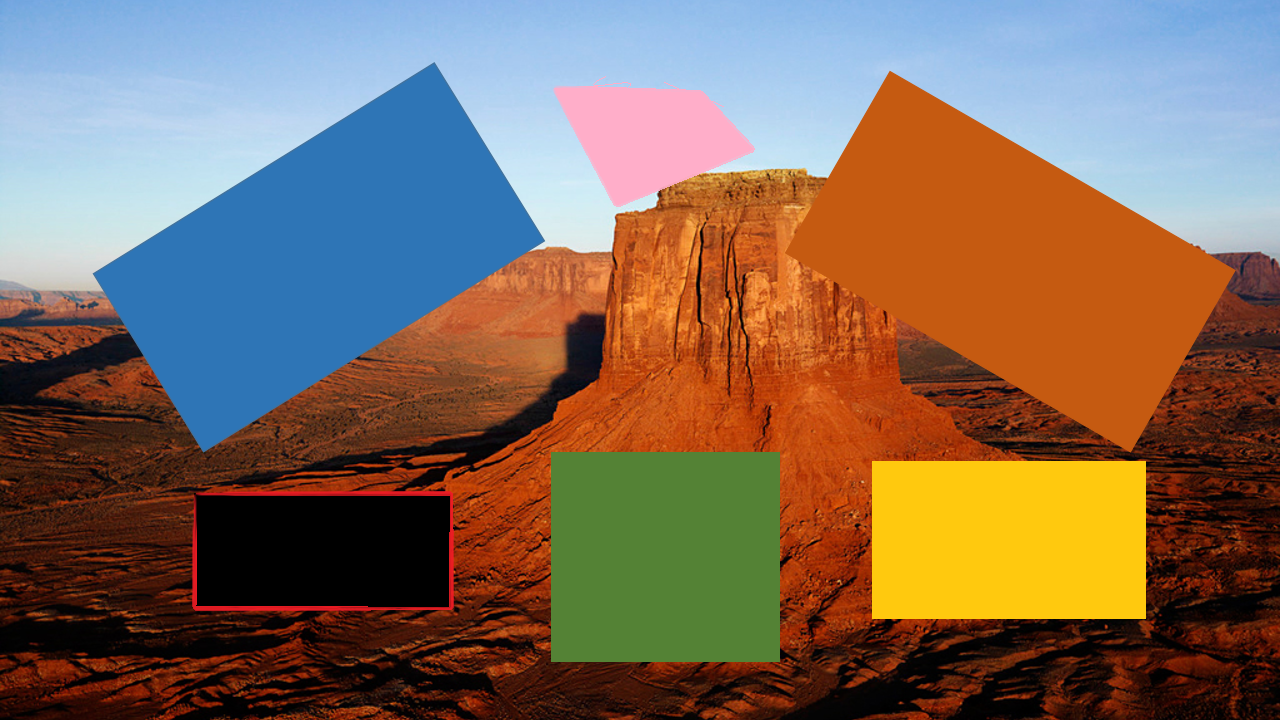
#> input picture images/Target17.bmp, 1280 x 720 px, found by its file name
$ python bilateralFilter.py
#> lines starting #> are read from the running program, lines starting #| are printed output that depends on the picture
#coding=utf-8
import cv2
import numpy as np
import matplotlib.pyplot as plt
img = cv2.imread('./images/Target17.bmp',0) #直接读为灰度图像
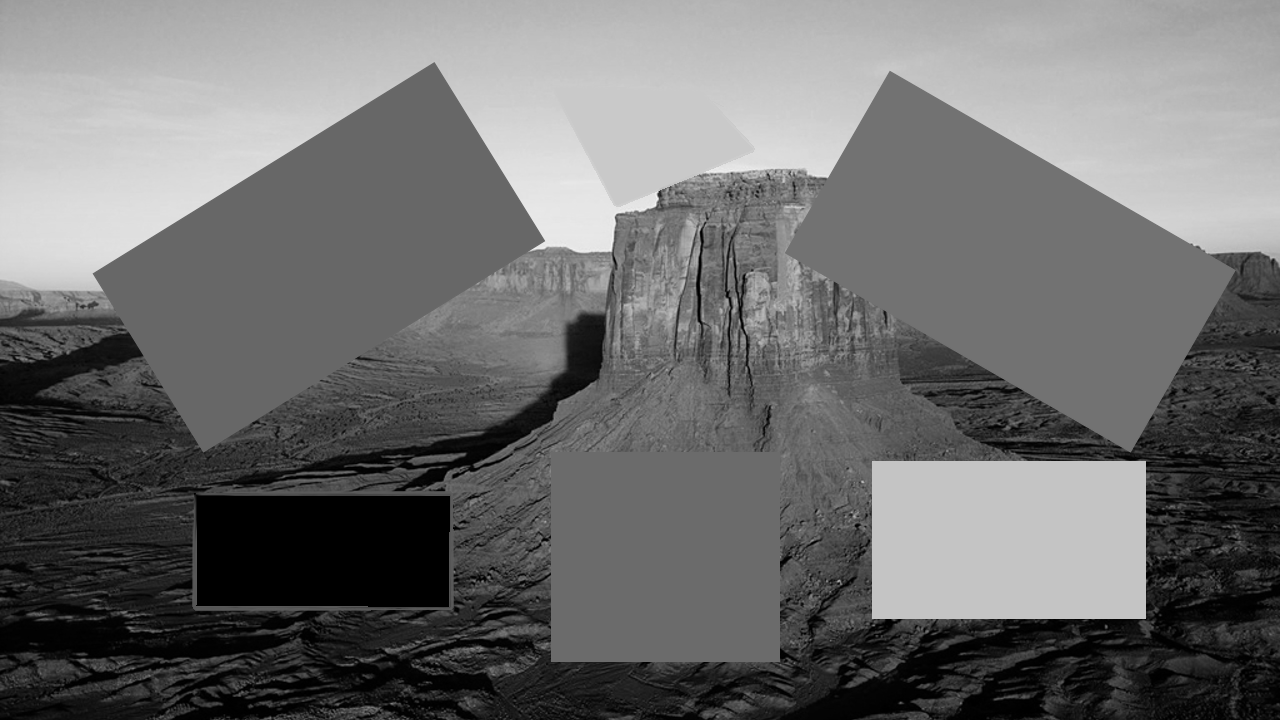
#> img: shape (720, 1280); min 0, max 246, mean 109.8


#9---滤波领域直径
#后面两个数字：空间高斯函数标准差，灰度值相似性标准差
blur = cv2.bilateralFilter(img,9,75,75)
cv2.imshow('gray', img)
cv2.imshow('Result', blur)
cv2.waitKey(0)

$ run again, with images/Target1.bmp copied over images/Target17.bmp
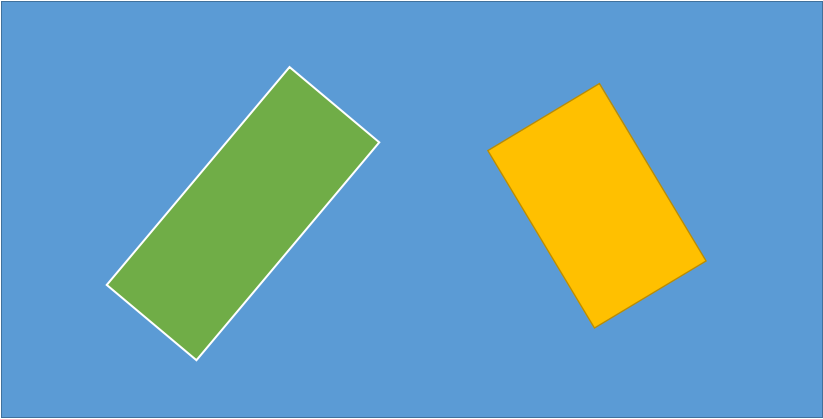
#> input picture images/Target1.bmp, 823 x 419 px, found by its file name
#> `img = cv2.imread('./images/Target17.bmp',0)`:
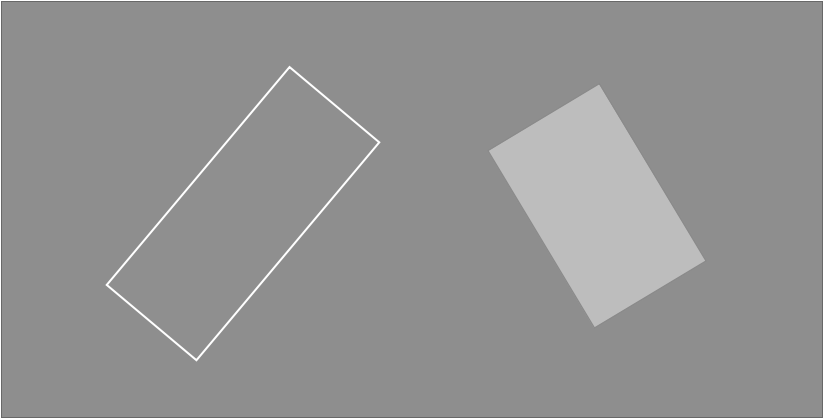
#> img: shape (419, 823); min 104, max 255, mean 146.6
